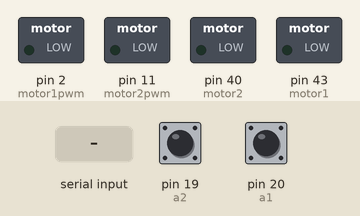
This sketch was run on a simulated Arduino Mega 2560, built with avr-gcc and run on an emulated ATmega2560. Parts: switched loads named in the sketch (green lamp = pin HIGH). The test bench sets the inputs (shaded band); at power-on: pin 19 (a2) HIGH, pin 20 (a1) HIGH.

Above: at 1.2 s.
1.3 s: "1\n" received over Serial
At 2.5 s:
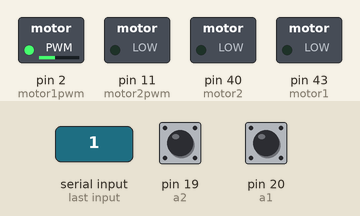
2.8 s: "5\n" received over Serial
At 3.7 s:
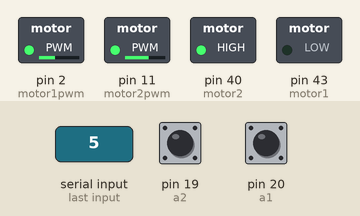
4.3 s: "3\n" received over Serial
At 4.9 s:
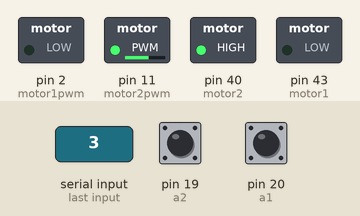
5.8 s: "6\n" received over Serial
At 7.2 s:
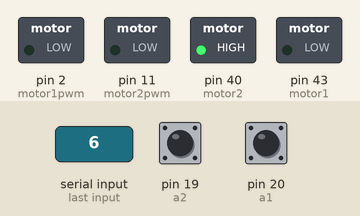
8.9 s: "1\n" received over Serial
At 9.6 s:
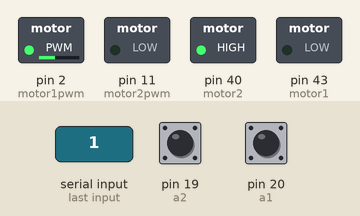
Timing chart, 0 to 11.4 s (numbered marks = the images above; inputs shaded):
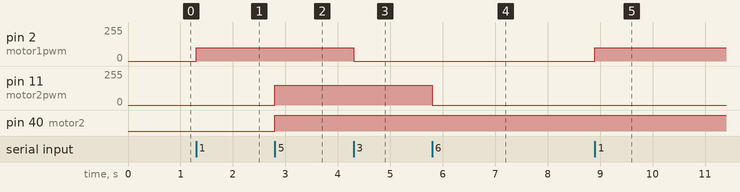

Measured:
- after the input at 1.3 s, pin 2 (motor1pwm): 0/255 → 100/255 at once
- after the input at 2.8 s, pin 11 (motor2pwm): 0/255 → 150/255 at once; pin 40 (motor2): LOW → HIGH at once
- after the input at 4.3 s, pin 2 (motor1pwm): 100/255 → 0/255 at once
- after the input at 5.8 s, pin 11 (motor2pwm): 150/255 → 0/255 at once
- after the input at 8.9 s, pin 2 (motor1pwm): 0/255 → 100/255 at once

The sketch:

MoveTest1.ino
```cpp
#include <PinChangeInt.h>

#define motor1  43
#define motor1pwm  2
#define motor2  40
#define motor2pwm  11
int A_1 = 3, A_2 = 4;

#define a1 20
#define b1 A15
#define a2 19
#define b2 51
//bool state1 = true, state2 = true;

float pwmx1=100, pwmx2=55, pwmx4=150;
float theta1c=0, theta2c=0, zeroError1 = 53.728, zeroError2=42.68, minAngle1 = 21.6, minAngle2 = 28.5;  //53.728  42.68
int x;

volatile int temp1, counter1 = 0;
volatile int temp2, counter2 = 0;

void setup() {
  Serial.begin(9600);

  pinMode(a1, INPUT_PULLUP);
  pinMode(b1, INPUT_PULLUP);
  attachInterrupt(A_1, ai1, CHANGE);
//  state1 = digitalRead(a1);

  pinMode(a2, INPUT_PULLUP);
  pinMode(b2, INPUT_PULLUP);
  attachInterrupt(A_2, ai2, CHANGE);
//  state2 = digitalRead(a2);

  pinMode(motor1, OUTPUT);
  pinMode(motor1pwm, OUTPUT);
  pinMode(motor2, OUTPUT);
  pinMode(motor2pwm, OUTPUT);
}

void loop()
{
  if (Serial.available())
  {
    x = Serial.parseInt();
  }
    if (x) {
      if (x < 3)
      {
        digitalWrite(motor1, x - 1 );
        if(x==1)
        analogWrite(motor1pwm, pwmx1);
        else
        analogWrite(motor1pwm, pwmx2);
      }
      if(x == 3 || (-theta1c+minAngle1)>zeroError1){                   //53.728
        analogWrite(motor1pwm, 0);
        x=3;
        }
      if(x>3 && x<6){
        digitalWrite(motor2, x - 4 );
        analogWrite(motor2pwm , pwmx4);
        }
      if(x == 6 || (-theta2c + minAngle2)>zeroError2){               //42.68
        analogWrite(motor2pwm , 0);
        x=6;
        }
    }


  //Convert Encoder Output into angle
      if ( counter1 != temp1 ) {
        temp1 = counter1;
        if (counter1 > 1200) {
          counter1 = 0;
         }
        theta1c = (counter1 * 0.3);
        Serial.println ("theta1");
        Serial.println (theta1c);
     }
      if ( counter2 != temp2 ) {
        temp2 = counter2;

        if (counter2 > 1200) {
          counter2 = 0;
        }
        theta2c = (counter2 * 0.3);
        Serial.println ("theta2");
        Serial.println (theta2c);
      }
}

// Encoder1
void ai1() {
  if (digitalRead(b1) == !digitalRead(a1)) {
    counter1++;
  } else {
    counter1--;
  }
//  state1 = !state1;
}

//  Encoder2
void ai2() {
  if (digitalRead(b2) == !digitalRead(a2)) {
    counter2++;
  } else {
    counter2--;
  }
//  state2 = !state2;
}
```
